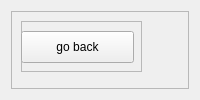
      <widget class="QWidget" name="comboBoxOptionsPage">
       <layout class="QVBoxLayout" name="verticalLayout_17">
        <item>
         <widget class="QFrame" name="frame_16">
          <property name="styleSheet">
           <string notr="true"/>
          </property>
          <property name="frameShape">
           <enum>QFrame::StyledPanel</enum>
          </property>
          <property name="frameShadow">
           <enum>QFrame::Raised</enum>
          </property>
          <widget class="QFrame" name="frame_17">
           <property name="geometry">
            <rect>
             <x>130</x>
             <y>200</y>
             <width>301</width>
             <height>201</height>
            </rect>
           </property>
           <property name="frameShape">
            <enum>QFrame::StyledPanel</enum>
           </property>
           <property name="frameShadow">
            <enum>QFrame::Raised</enum>
           </property>
           <widget class="QComboBox" name="comboBoxUsers">
            <property name="geometry">
             <rect>
              <x>10</x>
              <y>39</y>
              <width>152</width>
              <height>32</height>
             </rect>
            </property>
            <item>
             <property name="text">
              <string>Customer</string>
             </property>
            </item>
            <item>
             <property name="text">
              <string>Manager</string>
             </property>
            </item>
            <item>
             <property name="text">
              <string>Store Clerk</string>
             </property>
            </item>
            <item>
             <property name="text">
              <string>Delivery Company</string>
             </property>
            </item>
           </widget>
           <widget class="QPushButton" name="ContinuepushButton">
            <property name="geometry">
             <rect>
              <x>7</x>
              <y>105</y>
              <width>97</width>
              <height>32</height>
             </rect>
            </property>
            <property name="text">
             <string>Continue</string>
            </property>
           </widget>
          </widget>
          <widget class="QFrame" name="frame_18">
           <property name="geometry">
            <rect>
             <x>210</x>
             <y>50</y>
             <width>121</width>
             <height>91</height>
            </rect>
           </property>
           <property name="frameShape">
            <enum>QFrame::StyledPanel</enum>
           </property>
           <property name="frameShadow">
            <enum>QFrame::Raised</enum>
           </property>
           <widget class="QLabel" name="label_4">
            <property name="geometry">
             <rect>
              <x>13</x>
              <y>13</y>
              <width>31</width>
              <height>16</height>
             </rect>
            </property>
            <property name="text">
             <string>Logo</string>
            </property>
           </widget>
          </widget>
          <widget class="QFrame" name="frame_19">
           <property name="geometry">
            <rect>
             <x>10</x>
             <y>10</y>
             <width>121</width>
             <height>51</height>
            </rect>
           </property>
           <property name="frameShape">
            <enum>QFrame::StyledPanel</enum>
           </property>
           <property name="frameShadow">
            <enum>QFrame::Raised</enum>
           </property>
           <widget class="QPushButton" name="RegisterBack_pushButton_5">
            <property name="geometry">
             <rect>
              <x>0</x>
              <y>10</y>
              <width>113</width>
              <height>32</height>
             </rect>
            </property>
            <property name="text">
             <string>go back</string>
            </property>
           </widget>
          </widget>
         </widget>
        </item>
       </layout>
      </widget>
